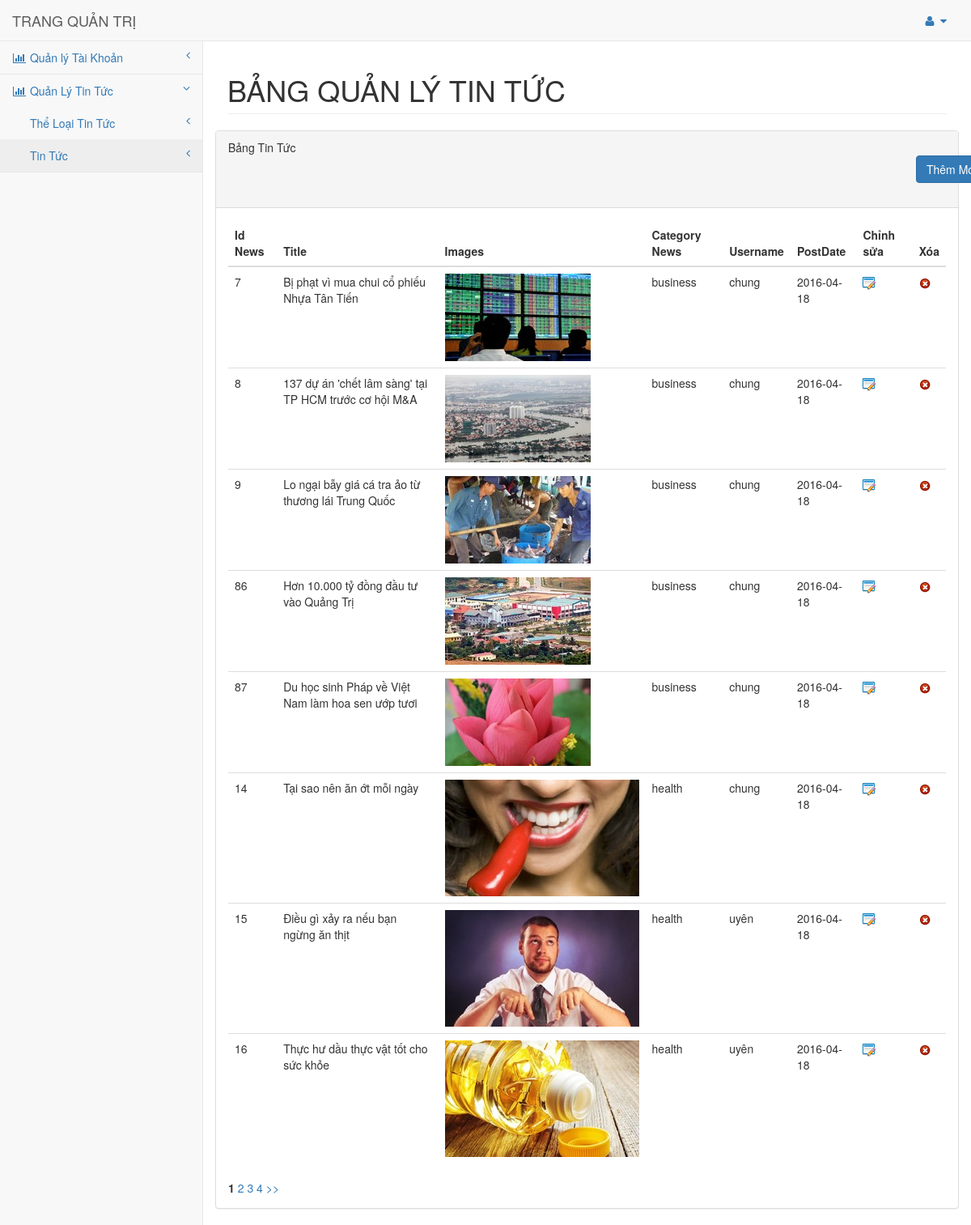
/index.php?c=controladmin&m=loadnews (signed in), run on the app's committed database.
### tables this page shows
CREATE TABLE IF NOT EXISTS `news` (
  `idnews` int(11) NOT NULL AUTO_INCREMENT,
  `title` varchar(200) DEFAULT NULL,
  `content` text,
  `image` varchar(100) NOT NULL,
  `categorynews` varchar(5) DEFAULT NULL,
  `id` int(11) DEFAULT NULL,
  `datepost` date DEFAULT NULL,
  `summary` text,
  PRIMARY KEY (`idnews`),
  KEY `categorynews` (`categorynews`),
  KEY `id` (`id`)
);

CREATE TABLE IF NOT EXISTS `category` (
  `categorynews` varchar(5) NOT NULL,
  `categoryname` varchar(100) DEFAULT NULL,
  PRIMARY KEY (`categorynews`)
);

CREATE TABLE IF NOT EXISTS `account` (
  `id` int(11) NOT NULL AUTO_INCREMENT,
  `username` varchar(50) NOT NULL,
  `pass` varchar(32) DEFAULT NULL,
  `email` varchar(100) DEFAULT NULL,
  `role` smallint(6) DEFAULT NULL,
  PRIMARY KEY (`id`),
  UNIQUE KEY `username` (`username`)
);

### application/models/modeladmin.php (called while the page is built, shortened)
<?php
class Modeladmin
{
	public function __construct()
	{
		$this->db= new Connectdb();
		$this->db->connect();
	}
	public function Mloadnews($start,$limit)
	{
		$sql = "select idnews,title, content, image, categoryname, username, datepost, summary
		from news,category,account where news.categorynews=category.categorynews and news.id = account.id
		limit $start,$limit;";
		return $this->db->db_get_all($sql);
	}
}

### application/controllers/controladmin.php (called while the page is built, shortened)
<?php
include_once("application/models/modeladmin.php");
include_once("includes/pagination.php");
class Controladmin
{
	public function __construct()
	{
		$this->model = new Modeladmin();
	}
		public function loadnews()
		{
			$limit = 8;
			$total = $this->model->countNews();
			$start = Pagination::rowStart($limit);
			$pages = Pagination::tongtrang($limit,$total);
			$base_url="index.php?c=controladmin&m=loadnews";
			$data['listpage']=Pagination::pagesList($pages,$base_url);
			$data['records']=$this->model->Mloadnews($start,$limit);
			loadheader("backend/header.php");
			render("backend/news.php",$data);
		}
}

### includes/common.php (called while the page is built, shortened)
<?php
function loadheader($header)
{
	include ROOT . DS . 'application/views' . DS . $header;
}
function render($file, $data) {
		extract($data);
		include ROOT . DS . 'application/views' . DS . $file;
	}

### includes/connectdb.php (called while the page is built, shortened)
<?php
class Connectdb
{
		function db_get_all($sql)
		{
			$result = mysql_query($sql);
			$data = array();
			if ($result)
			{
				while ($row = mysql_fetch_assoc($result))
				{
					$data[] = $row;
				}
			}
		return $data;
		}
}

### application/views/backend/news.php (the view, shortened to what this page needs)
        <div id="page-wrapper">
            <div class="row">
                <div class="col-lg-12">
                    <h1 class="page-header">BẢNG QUẢN LÝ TIN TỨC</h1>
                </div>
            </div>
            <div class="row">
                <div >
                    <div class="panel panel-default">
                        <div class="panel-heading">
                            Bảng Tin Tức
						 <a href="index.php?c=controladmin&m=loadinsertnews">
							<button type="button" class="btn btn-primary themmonan" style="margin-left: 850px"  >Thêm Mới</button></a></br></br>
					   </div>
                        <div class="panel-body">
                            <div class="dataTable_wrapper">
                            <form method="post">
                                <table class="table">
                                    <thead>
                                        <tr>
                                            <th>Id News</th>
                                            <th>Title</th>
                                            <th>Images</th>
                                            <th>Category News</th>
                                            <th>Username</th>
                                            <th>PostDate<br></th>
											<th>Chỉnh sửa<br></th>
											<th>Xóa</th>
                                        </tr>
                                    </thead>
					<?php
if(isset($records) && count($records))
{
foreach($records as $reco)
{?>
	<tr>
		<td><?php echo $reco['idnews']; ?></td>
		<td><?php echo $reco['title']; ?></td>
		<td><img src="<?php echo $reco['image']; ?>"></td>
		<td><?php echo $reco['categoryname']; ?></td>
		<td><?php echo $reco['username']; ?></td>
		<td><?php echo $reco['datepost']; ?></td>
		<td><a href="index.php?c=controladmin&m=loadupdatenews&idnews=<?php echo $reco['idnews'];?>"><img src="public/backend/images/edit.png"></a></td>
		<td> <a href="index.php?c=controladmin&m=deletenews&id=<?php echo $reco['idnews'];?>"><img src="public/backend/images/delete.png"></a></td>
	</tr>
<?php
}
}
?>
                                </table>
                                </form>
								<?php
echo $listpage;
?>
                            </div>
                        </div>
                    </div>
                </div>
            </div>
        </div>
</body>
</html>

### includes/pagination.php (shortened to what this page needs)
<?php
class Pagination
{
	static function  pagesList($pages,$base_url)
    {
      	$curpage = isset($_GET['page'])?intval($_GET['page']):1;
		if($curpage>3)
		{
			$frompage=$curpage-3;
		}
		else
		{
				$frompage=1;
		}
		if($curpage+3<$pages)
		{
			$topage=$curpage+3;
		}
		else{
			$topage=$pages;
		}
        $page_list = "";
        for ($i=$frompage; $i<=$topage; $i++)
        {
            if ($i == $curpage)
            {
               $page_list .= "<b>".$i."</b>";
            }
            else
            {
				$page_list .= "<a href=".$base_url."&page=".$i." > ".$i."</a>";
            }
            $page_list .=" ";
        }
		if($topage<$pages)
		{
			   $page_list .= "<a href=".$base_url."&page=".$pages." >>></a>";
		}
		$page_list .= "\n";
        return $page_list;
    }
}

### index.php (shortened to what this page needs)
<?php
require ROOT . DS . 'includes' . DS . 'common.php';
require ROOT . DS . 'includes' . DS . 'connectdb.php';
$controller = empty($_GET['c']) ? 'Controlnews' : strtolower($_GET['c']);
	$method = empty($_GET['m']) ? 'loadhome' : strtolower($_GET['m']);
	if(file_exists(ROOT . DS . 'application/controllers' . DS . $controller . '.php'))
{
	if(class_exists($controller))
	{
		$control = new $controller();
		if(method_exists($control,$method))
		{
			$control->{$method}();
		}
	}
}

### application/views/backend/header.php (shortened to what this page needs)
<!DOCTYPE html>
<html lang="en">
<head>
    <link href="public/backend/bower_components/bootstrap/dist/css/bootstrap.min.css" rel="stylesheet">
    <link href="public/backend/bower_components/metisMenu/dist/metisMenu.min.css" rel="stylesheet">
    <link href="public/backend/bower_components/datatables-plugins/integration/bootstrap/3/dataTables.bootstrap.css" rel="stylesheet">
    <link href="public/backend/bower_components/datatables-responsive/css/dataTables.responsive.css" rel="stylesheet">
    <link href="public/backend/dist/css/sb-admin-2.css" rel="stylesheet">
    <link href="public/css/backend.css" rel="stylesheet" type="text/css">
	<link href="public/backend/bower_components/font-awesome/css/font-awesome.min.css" rel="stylesheet" type="text/css">
</head>
<body>
    <div id="wrapper">
         <nav class="navbar navbar-default navbar-static-top" role="navigation" style="margin-bottom: 0">
            <div class="navbar-header">
                <a class="navbar-brand" href="index.php">TRANG QUẢN TRỊ</a>
            </div>
            <ul class="nav navbar-top-links navbar-right">
                <li class="dropdown">
                    <a class="dropdown-toggle" data-toggle="dropdown" href="#">
                        <i class="fa fa-user fa-fw"></i>  <i class="fa fa-caret-down"></i>
                    </a>
                </li>
            </ul>
             <div class="navbar-default sidebar" role="navigation">
                <div class="sidebar-nav navbar-collapse">
                    <ul class="nav" id="side-menu">
								<li>
									<a href="#"><i class="fa fa-bar-chart-o fa-fw"></i> Quản lý Tài Khoản  <span class="fa arrow"></span></a>
                                </li>
								 <li>
									<a href="#"><i class="fa fa-bar-chart-o fa-fw"></i> Quản Lý Tin Tức <span class="fa arrow"></span></a>
										<ul class="nav nav-second-level">
											<li>
												<a href="index.php?c=controladmin&m=loadcategorynews">Thể Loại Tin Tức<span class="fa arrow"></span></a>
											</li>
											 <li>
												<a href="index.php?c=controladmin&m=loadnews">Tin Tức <span class="fa arrow"></span></a>
											</li>
										</ul>
                                </li>
                            </ul>
                </div>
            </div>
        </nav>

### data on the page
news: idnews "7", title "Bị phạt vì mua chui cổ phiếu Nhựa Tân Tiến", image (picture), categorynews.categoryname "business", id.username "chung", datepost "2016-04-18"
news: idnews "8", title "137 dự án 'chết lâm sàng' tại TP HCM trước cơ hội M&A", image (picture), categorynews.categoryname "business", id.username "chung", datepost "2016-04-18"
news: idnews "9", title "Lo ngại bẫy giá cá tra ảo từ thương lái Trung Quốc", image (picture), categorynews.categoryname "business", id.username "chung", datepost "2016-04-18"
news: idnews "86", title "Hơn 10.000 tỷ đồng đầu tư vào Quảng Trị", image (picture), categorynews.categoryname "business", id.username "chung", datepost "2016-04-18"
news: idnews "87", title "Du học sinh Pháp về Việt Nam làm hoa sen ướp tươi", image (picture), categorynews.categoryname "business", id.username "chung", datepost "2016-04-18"
news: idnews "14", title "Tại sao nên ăn ớt mỗi ngày", image (picture), categorynews.categoryname "health", id.username "chung", datepost "2016-04-18"
news: idnews "15", title "Điều gì xảy ra nếu bạn ngừng ăn thịt", image (picture), categorynews.categoryname "health", id.username "uyên", datepost "2016-04-18"
news: idnews "16", title "Thực hư dầu thực vật tốt cho sức khỏe", image (picture), categorynews.categoryname "health", id.username "uyên", datepost "2016-04-18"
